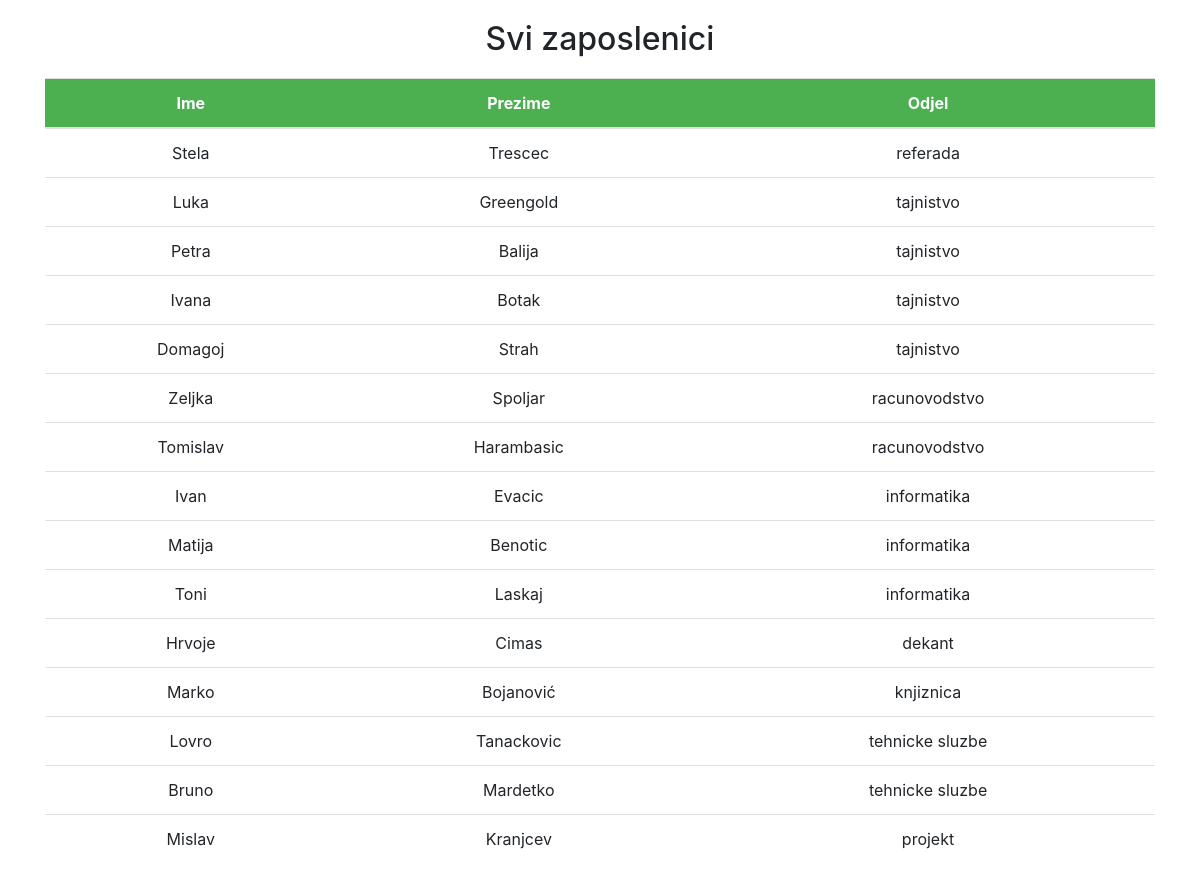
The app's page /Zavrsni/svi_korisnici.php with its own data.
### tables this page shows
CREATE TABLE `zaposlenici` (
  `rfid` varchar(20) NOT NULL,
  `ime` varchar(45) NOT NULL,
  `prezime` varchar(45) NOT NULL,
  `tip_zaposlenika_id` int(11) NOT NULL,
  `odjel_id` int(11) NOT NULL
);

CREATE TABLE `odjeli` (
  `id_odjela` int(11) NOT NULL,
  `naziv_odjela` varchar(45) NOT NULL
);

### Zavrsni/svi_korisnici.php (the view, shortened to what this page needs)
<?php
$db_host = 'localhost';
$db_user = 'root';
$db_pass = '';
$db_name = 'id6340571_sql7238268';
$conn = mysqli_connect($db_host, $db_user, $db_pass, $db_name);
$sql = 'select z.ime,z.prezime,z.rfid,o.naziv_odjela,tz.naziv '
        . 'from zaposlenici z '
        . 'join odjeli o '
        . 'on z.odjel_id=o.id_odjela '
        . 'join tip_zaposlenika tz '
        . 'on z.tip_zaposlenika_id=tz.id_tipa;';
$query = mysqli_query($conn, $sql);
?>
<!DOCTYPE html>
<html lang="en">
<head>
  <link rel="stylesheet" href="https://maxcdn.bootstrapcdn.com/bootstrap/4.1.0/css/bootstrap.min.css">
</head>
<body>
<body>
       <div class="container text-center">
  <h2>Svi zaposlenici</h2>
  <table class="table">
    <thead class="thead-light">
                <tr>
                    <th>Ime</th>
                    <th>Prezime</th>
                    <th>Odjel</th>
                </tr>
            </thead>
            <tbody>
<?php
                while ($row = mysqli_fetch_array($query)) {
                    echo '<tr>
                                        <td>' . $row['ime'] . '</td>
                                        <td>' . $row['prezime'] . '</td>
                                        <td>' . $row['naziv_odjela'] . '</td>
				</tr>';
                }
                ?>
            </tbody>
        </table>
    </body>

### Zavrsni/svi_korisnici.php (style rules this page uses)
h2 { margin: auto; width: 30%; text-align: center; padding: 20px; }
.table .thead-light th { background-color: #4CAF50; color: white; }

### records on screen
zaposlenici: ime "Stela", prezime "Trescec", odjel.naziv_odjela "referada"
zaposlenici: ime "Luka", prezime "Greengold", odjel.naziv_odjela "tajnistvo"
zaposlenici: ime "Petra", prezime "Balija", odjel.naziv_odjela "tajnistvo"
zaposlenici: ime "Ivana", prezime "Botak", odjel.naziv_odjela "tajnistvo"
zaposlenici: ime "Domagoj", prezime "Strah", odjel.naziv_odjela "tajnistvo"
zaposlenici: ime "Zeljka", prezime "Spoljar", odjel.naziv_odjela "racunovodstvo"
zaposlenici: ime "Tomislav", prezime "Harambasic", odjel.naziv_odjela "racunovodstvo"
zaposlenici: ime "Ivan", prezime "Evacic", odjel.naziv_odjela "informatika"
zaposlenici: ime "Matija", prezime "Benotic", odjel.naziv_odjela "informatika"
zaposlenici: ime "Toni", prezime "Laskaj", odjel.naziv_odjela "informatika"
zaposlenici: ime "Hrvoje", prezime "Cimas", odjel.naziv_odjela "dekant"
zaposlenici: ime "Marko", prezime "Bojanović", odjel.naziv_odjela "knjiznica"
zaposlenici: ime "Lovro", prezime "Tanackovic", odjel.naziv_odjela "tehnicke sluzbe"
zaposlenici: ime "Bruno", prezime "Mardetko", odjel.naziv_odjela "tehnicke sluzbe"
zaposlenici: ime "Mislav", prezime "Kranjcev", odjel.naziv_odjela "projekt"
